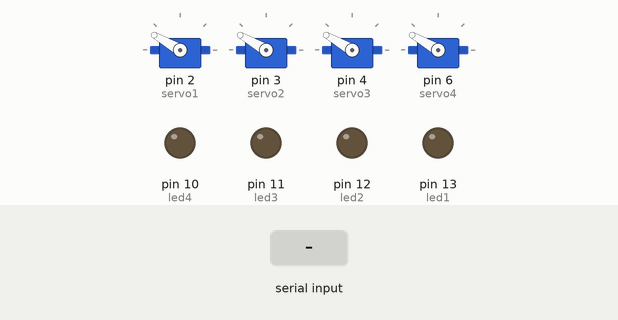
The sketch below on a simulated Arduino Uno, built with avr-gcc and run on an emulated ATmega328P. On the bench: 4 × servo, output pins drawn as LEDs (lit = HIGH). The inputs (shaded band) are chosen by the test bench.

Above: at 1.2 s.
1.3 s: "1" received over Serial
At 1.45 s:
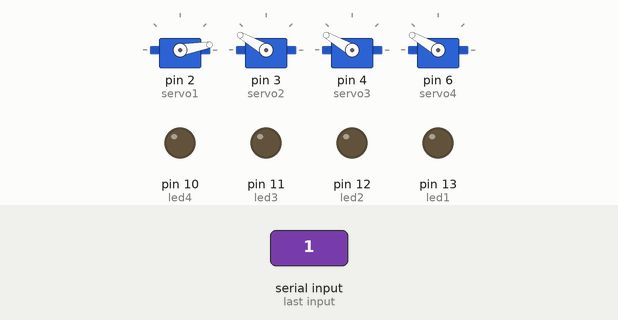
3.1 s: "2" received over Serial
At 3.25 s:
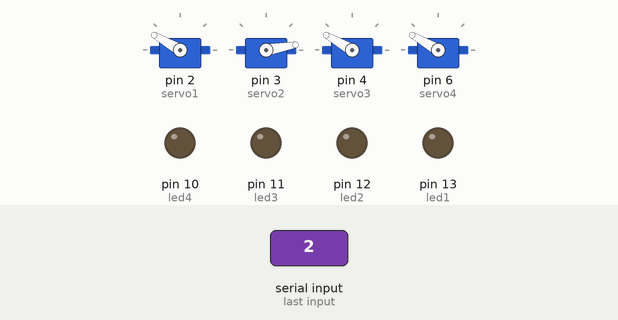
4.9 s: "3" received over Serial
At 5.05 s:
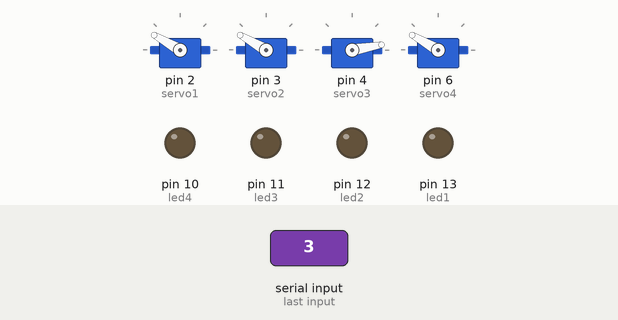
6.7 s: "4" received over Serial
At 6.85 s:
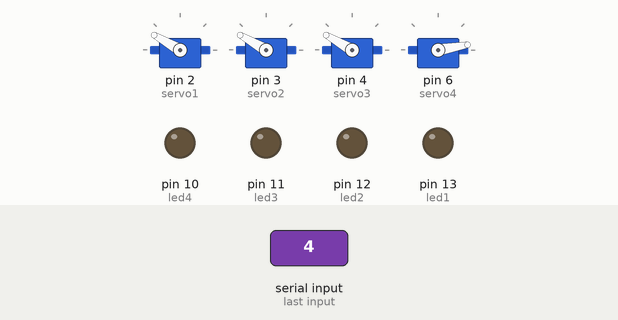
Timing chart, 0 to 9.5 s (numbered marks = the images above; inputs shaded):
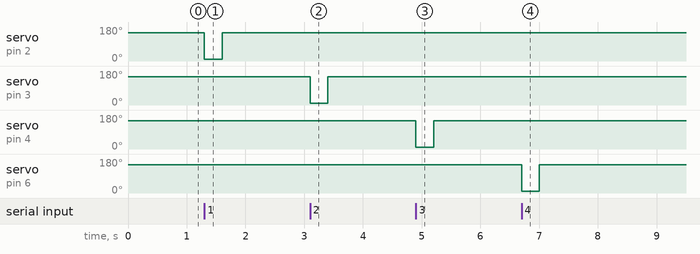

The sketch:

ProtoOS2.ino
```cpp
#include <Servo.h>

Servo servo1;
Servo servo2;
Servo servo3;
Servo servo4;
const int led1 = 13;
const int led2 = 12;
const int led3 = 11;
const int led4 = 10;

void setup() {
  // put your setup code here, to run once:
    Serial.begin(9600);
  pinMode(led1,OUTPUT);
  pinMode(led2,OUTPUT);
  pinMode(led3,OUTPUT);
  pinMode(led4,OUTPUT);

  servo1.attach(2);
  servo2.attach(3);
  servo3.attach(4);
  servo4.attach(6);
  servo1.write(150);
  servo2.write(150);
  servo3.write(150);
  servo4.write(150);

}

void loop() {
  if(Serial.available()>0){
    int Orden = Serial.read();
    if(Orden == '1'){

       servo1.write(10);
      delay(300);
      servo1.write(150);
    }
    if(Orden == '2'){
       servo2.write(10);
      delay(300);
      servo2.write(150);

    }
    if(Orden == '3'){
       servo3.write(10);
      delay(300);
      servo3.write(150);
    }
    if(Orden == '4'){
       servo4.write(10);
      delay(300);
      servo4.write(150);

    }
    if(Orden == '5'){
      servo1.write(150);
      servo2.write(150);
      servo3.write(150);
      servo4.write(150);
    }
    if(Orden == '6'){
      digitalWrite(led2,LOW);
    }
    if(Orden == '7'){
      digitalWrite(led3,LOW);
    }
    if(Orden == '8'){
      digitalWrite(led4,LOW);
    }
    if(Orden == '0'){
      digitalWrite(led1,LOW);

      digitalWrite(led2,LOW);

      digitalWrite(led3,LOW);

      digitalWrite(led4,LOW);
    }
  }
  // put your main code here, to run repeatedly:

}
```

Measured:
- after the input at 1.3 s, servo on pin 2 (servo1): 150° → 10° at once, → 150° 0.30 s later
- after the input at 3.1 s, servo on pin 3 (servo2): 150° → 10° at once, → 150° 0.30 s later
- after the input at 4.9 s, servo on pin 4 (servo3): 150° → 10° at once, → 150° 0.30 s later
- after the input at 6.7 s, servo on pin 6 (servo4): 150° → 10° at once, → 150° 0.30 s later
